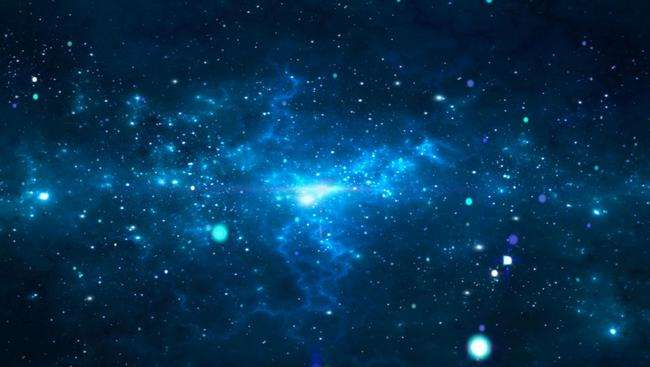
%> input picture docs/space.jpg, 650 x 367 px
$ octave spaceV2.m   (GNU Octave 9; MATLAB toolbox functions it lacks are replaced by stand-ins)
%> lines starting %> are read from the running program, lines starting %| are printed output that depends on the picture
clear; close all; clc

%% {初始化}
% [读取素材]
imgspace = imread('space.jpg');
%> imgspace is the input picture: size 367x650x3 uint8; mean R, G, B 5.6, 50.4, 83.8
imgsun = imread('sun.jpg');
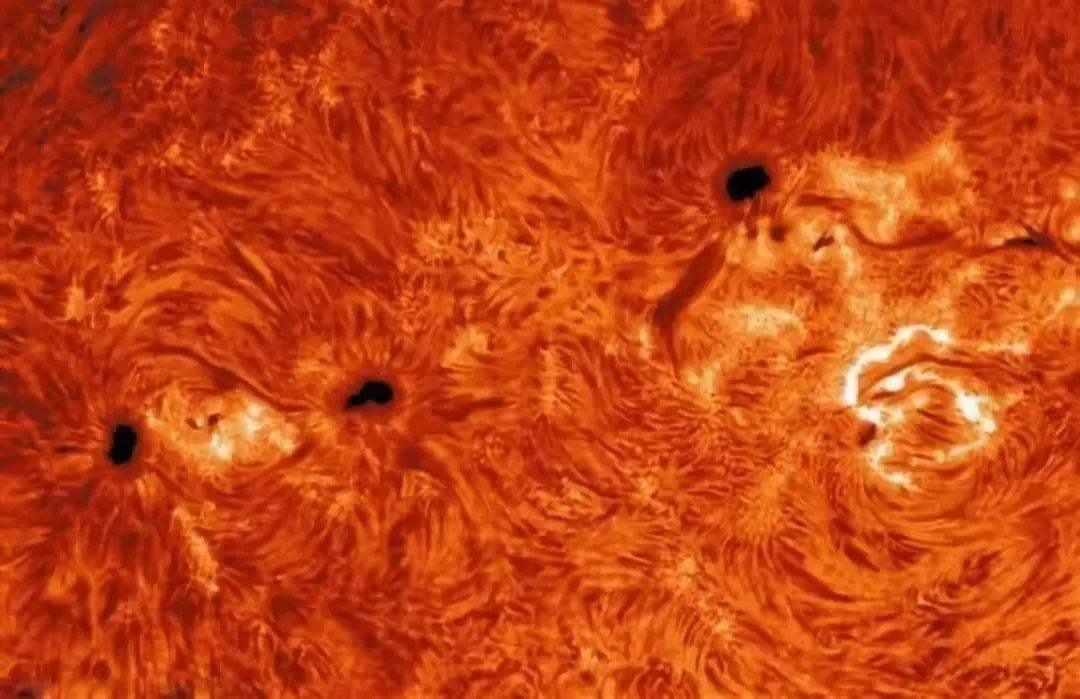
%> input picture docs/sun.jpg, 1080 x 699 px
%> imgsun is the input picture: size 699x1080x3 uint8; mean R, G, B 195.8, 65.3, 19.5
imgearth = imread('earth.jpg');
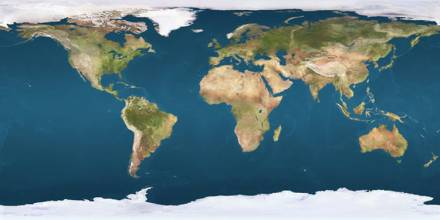
%> input picture docs/earth.jpg, 440 x 220 px
%> imgearth is the input picture: size 220x440x3 uint8; mean R, G, B 93.1, 119.9, 127.9
imgmoon = imread('moon.jpg');
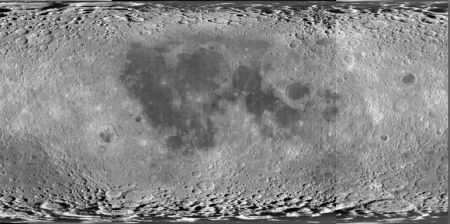
%> input picture docs/moon.jpg, 450 x 224 px
%> imgmoon is the input picture: size 224x450x3 uint8; min 0, max 255, mean 133.3
% [物体半径]
Rsun = 30;
Rearth = 6;
Rmoon = 1,5;
% [轨迹半径]
R1 = Rsun*2;
R2 = Rearth*1.5;
% [初始位置]
Psun = [0,0,0];
Pearth = [R1,0,0];
Pmoon = [R1+R2,0,0];

%% {绘制}
% [纹理网格]
SpaceR = (R1+R2)*1.1;
[x01,y01,z01] = meshgrid(-SpaceR:SpaceR,-SpaceR:SpaceR,-SpaceR/1.5);
[x02,y02,z02] = meshgrid(-SpaceR:SpaceR,-SpaceR,-SpaceR/1.5:SpaceR/1.5);
[x03,y03,z03] = meshgrid(-SpaceR,-SpaceR:SpaceR,-SpaceR/1.5:SpaceR/1.5);
[x,y,z] = sphere(50);
[x1,y1,z1] = getxyz(x,y,z,Rsun,Psun,0);
[x2,y2,z2] = getxyz(x,y,z,Rearth,Pearth,0);
[x3,y3,z3] = getxyz(x,y,z,Rmoon,Pmoon,0);
% [上色绘制]
figure('Position',[0,0,1600,820])
h0 = surf(squeeze(x01),squeeze(y01),squeeze(z01),'EdgeAlpha',0);
set(h0,'CData',imgspace,'FaceColor','texturemap');
hold on
h0 = surf(squeeze(x02),squeeze(y02),squeeze(z02),'EdgeAlpha',0);
set(h0,'CData',imgspace,'FaceColor','texturemap');
h0 = surf(squeeze(x03),squeeze(y03),squeeze(z03),'EdgeAlpha',0);
set(h0,'CData',imgspace,'FaceColor','texturemap');
h1 = surf(x1,y1,z1,'EdgeAlpha',0);
set(h1,'CData',imgsun,'FaceColor','texturemap');
h2 = surf(x2,y2,z2,'EdgeAlpha',0);
set(h2,'CData',imgearth,'FaceColor','texturemap');
h3 = surf(x3,y3,z3,'EdgeAlpha',0);
set(h3,'CData',imgmoon,'FaceColor','texturemap');
hold off
axis equal,axis([-1,1,-1,1,-1/1.5,1/1.5]*SpaceR), axis off
view([1,1,0.2])
set(gca,'looseInset',[0 0 0 0])
%% {运动}
% [设置角速度]
V1 = 2*pi/365.25;
V2 = 2*pi/27.32;
datpart = 24;
% [迭代]
t = 0;
%> the run ends on the next line
while 1
% [20 lines not run here, left out]
function [xq,yq,zq] = getxyz(x,y,z,R,center,theta)

%
siz = size(x);
coor = [x(:),y(:),z(:)]';
RM = [cos(theta),-sin(theta),0;sin(theta),cos(theta),0;0,0,1];
coor = RM*coor;
x = reshape(coor(1,:),siz);
y = reshape(coor(2,:),siz);
z = reshape(coor(3,:),siz);
%
xq = x*R+center(1);
yq = y*R+center(2);
zq = z*R+center(3);

end
